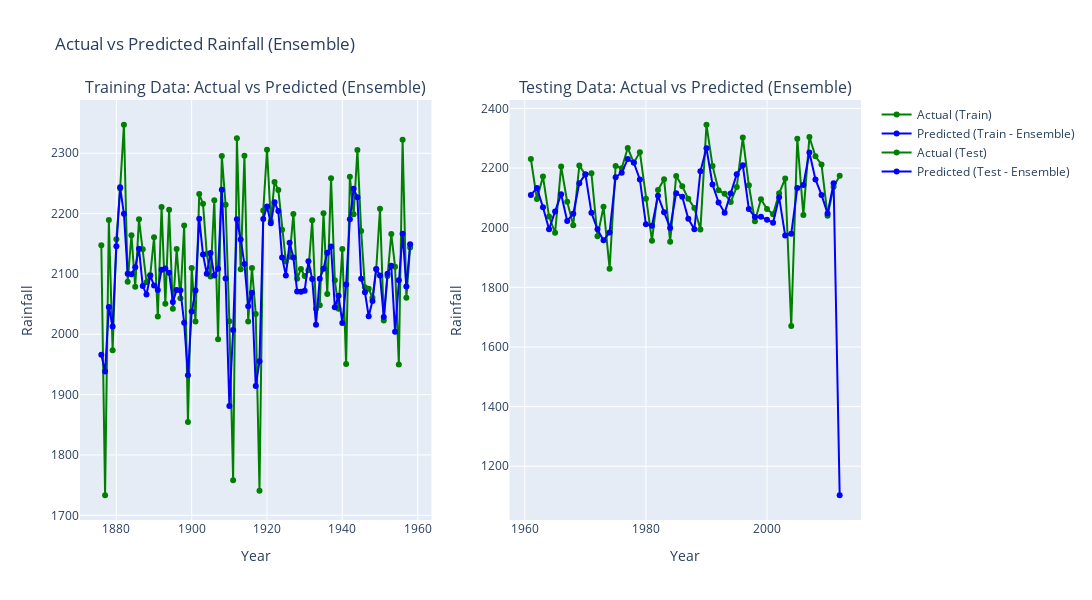

Notebook cell for this chart:
### Code cell
import plotly.graph_objects as go
from plotly.subplots import make_subplots

# Create a range of years for training and testing
train_years = np.arange(1876, 1876 + 83)  # Training data for 83 entries
test_years = np.arange(1961, 1961 + 52)   # Testing data for 52 entries

# Pad the prediction arrays to align their lengths for training (83 entries)
bp1_pred_train = bp1_predictions_train.flatten()[:83] 
bp2_pred_train = bp2_predictions_train.flatten()[:83]
bp3_pred_train = np.concatenate([np.zeros(1), bp3_predictions_train.flatten()])[:83]  # Pad with 1 zero
bp4_pred_train = np.concatenate([np.zeros(2), bp4_predictions_train.flatten()])[:83]  # Pad with 2 zeros
bp5_pred_train = np.concatenate([np.zeros(2), bp5_predictions_train.flatten()])[:83]  # Pad with 2 zeros

# Create the ensemble for training by averaging the predictions
ensemble_train = np.mean([bp1_pred_train, bp2_pred_train], axis=0)

# Store the training predictions and actual values in a DataFrame
df_train = pd.DataFrame({
    'Year': train_years,
    'Actual': bp1_actual_train.flatten()[:83],  # Assuming all models have the same actual values
    'BP1': bp1_pred_train,
    'BP2': bp2_pred_train,
    'BP3': bp3_pred_train,
    'BP4': bp4_pred_train,
    'BP5': bp5_pred_train,
    'Ensemble': ensemble_train
})

# Pad the prediction arrays to align their lengths for testing (52 entries)
bp1_pred_test = bp1_predictions_test.flatten()[:52]
bp2_pred_test = np.concatenate([bp2_predictions_test.flatten(), np.zeros(1)])[:52]  # Pad with 1 zero
bp3_pred_test = np.concatenate([bp3_predictions_test.flatten(), np.zeros(1)])[:52]  # Pad with 1 zero
bp4_pred_test = np.concatenate([bp4_predictions_test.flatten(), np.zeros(1)])[:52]  # Pad with 1 zero
bp5_pred_test = np.concatenate([bp5_predictions_test.flatten(), np.zeros(2)])[:52]  # Pad with 2 zeros

# Create the ensemble for testing by averaging the predictions
ensemble_test = np.mean([bp1_pred_test, bp2_pred_test], axis=0)

# Store the testing predictions and actual values in a DataFrame
df_test = pd.DataFrame({
    'Year': test_years,
    'Actual': bp1_actual_test.flatten()[:52],
    'BP1': bp1_pred_test,
    'BP2': bp2_pred_test,
    'BP3': bp3_pred_test,
    'BP4': bp4_pred_test,
    'BP5': bp5_pred_test,
    'Ensemble': ensemble_test
})

# Function to calculate statistics: Mean, RMSE, Std Dev, CC, PP
def calculate_statistics(actual, predicted):
    mean_act = np.mean(actual)
    mean_pred = np.mean(predicted)
    rmse = np.sqrt(np.mean((predicted - actual) ** 2))
    std_act = np.std(actual)
    std_pred = np.std(predicted)
    cc = np.corrcoef(predicted.values.flatten(), actual.values.flatten())[0, 1]
    pp = 100 * (mean_act - mean_pred) / mean_act
    return mean_act, mean_pred, rmse, std_act, std_pred, cc, pp

# Calculate statistics for training data (ensemble)
mean_act_train, mean_pred_train, rmse_train, std_act_train, std_pred_train, cc_train, pp_train = calculate_statistics(df_train['Actual'], df_train['Ensemble'])

# Calculate statistics for testing data (ensemble)
mean_act_test, mean_pred_test, rmse_test, std_act_test, std_pred_test, cc_test, pp_test = calculate_statistics(df_test['Actual'], df_test['Ensemble'])

# Output statistics for training data
print("Training Data Statistics (Ensemble):")
print(f"Mean Observed: {mean_act_train}")
print(f"Mean Predicted: {mean_pred_train}")
print(f"Root Mean Squared Error (RMSE): {rmse_train}")
print(f"Standard Deviation Observed: {std_act_train}")
print(f"Standard Deviation Predicted: {std_pred_train}")
print(f"Correlation Coefficient (CC): {cc_train}")
print(f"Percentage Bias (PP): {pp_train}%")

# Output statistics for testing data
print("\nTesting Data Statistics (Ensemble):")
print(f"Mean Observed: {mean_act_test}")
print(f"Mean Predicted: {mean_pred_test}")
print(f"Root Mean Squared Error (RMSE): {rmse_test}")
print(f"Standard Deviation Observed: {std_act_test}")
print(f"Standard Deviation Predicted: {std_pred_test}")
print(f"Correlation Coefficient (CC): {cc_test}")
print(f"Percentage Bias (PP): {pp_test}%")

# Plotting Actual vs Predicted for Training (Ensemble)
fig = make_subplots(rows=1, cols=2, subplot_titles=("Training Data: Actual vs Predicted (Ensemble)", "Testing Data: Actual vs Predicted (Ensemble)"))

# Training Data: Actual vs Predicted
fig.add_trace(
    go.Scatter(
        x=df_train['Year'],
        y=df_train['Actual'],
        mode='lines+markers',
        name='Actual (Train)',
        line=dict(color='green')
    ),
    row=1, col=1
)
fig.add_trace(
    go.Scatter(
        x=df_train['Year'],
        y=df_train['Ensemble'],
        mode='lines+markers',
        name='Predicted (Train - Ensemble)',
        line=dict(color='blue')
    ),
    row=1, col=1
)

# Testing Data: Actual vs Predicted
fig.add_trace(
    go.Scatter(
        x=df_test['Year'],
        y=df_test['Actual'],
        mode='lines+markers',
        name='Actual (Test)',
        line=dict(color='green')
    ),
    row=1, col=2
)
fig.add_trace(
    go.Scatter(
        x=df_test['Year'],
        y=df_test['Ensemble'],
        mode='lines+markers',
        name='Predicted (Test - Ensemble)',
        line=dict(color='blue')
    ),
    row=1, col=2
)

# Update layout for titles and axis labels
fig.update_layout(
    height=600, width=1200,
    title_text="Actual vs Predicted Rainfall (Ensemble)",
    showlegend=True
)

fig.update_xaxes(title_text="Year", row=1, col=1)
fig.update_xaxes(title_text="Year", row=1, col=2)
fig.update_yaxes(title_text="Rainfall", row=1, col=1)
fig.update_yaxes(title_text="Rainfall", row=1, col=2)

# Display the figure
fig.show()

### Figure 1 — Plotly figure (JSON) as saved in the notebook; plotly's stock layout.template omitted (floating-point values rounded to 4 significant figures)
{"data": [{"line": {"color": "green"}, "mode": "lines+markers", "name": "Actual (Train)", "type": "scatter", "x": [1876, 1877, 1878, 1879, 1880, 1881, 1882, 1883, 1884, 1885, 1886, 1887, 1888, 1889, 1890, 1891, 1892, 1893, 1894, 1895, 1896, 1897, 1898, 1899, 1900, 1901, 1902, 1903, 1904, 1905, 1906, 1907, 1908, 1909, 1910, 1911, 1912, 1913, 1914, 1915, 1916, 1917, 1918, 1919, 1920, 1921, 1922, 1923, 1924, 1925, 1926, 1927, 1928, 1929, 1930, 1931, 1932, 1933, 1934, 1935, 1936, 1937, 1938, 1939, 1940, 1941, 1942, 1943, 1944, 1945, 1946, 1947, 1948, 1949, 1950, 1951, 1952, 1953, 1954, 1955, 1956, 1957, 1958], "xaxis": "x", "y": [2148.0, 1733.0, 2189.0, 1974.0, 2157.0, 2242.0, 2347.0, 2087.0, 2164.0, 2079.0, 2190.0, 2141.0, 2086.0, 2098.0, 2161.0, 2029.0, 2211.0, 2051.0, 2206.0, 2042.0, 2141.0, 2060.0, 2180.0, 1855.0, 2110.0, 2021.0, 2232.0, 2216.0, 2133.0, 2096.0, 2222.0, 1992.0, 2296.0, 2215.0, 2022.0, 1758.0, 2325.0, 2108.0, 2296.0, 2021.0, 2110.0, 2034.0, 1741.0, 2205.0, 2306.0, 2188.0, 2252.0, 2239.0, 2173.0, 2121.0, 2128.0, 2200.0, 2092.0, 2108.0, 2096.0, 2106.0, 2189.0, 2042.0, 2048.0, 2201.0, 2067.0, 2259.0, 2090.0, 2042.0, 2141.0, 1951.0, 2261.0, 2199.0, 2305.0, 2171.0, 2078.0, 2075.0, 2061.0, 2108.0, 2208.0, 2023.0, 2096.0, 2166.0, 2112.0, 1950.0, 2322.0, 2060.0, 2144.0], "yaxis": "y"}, {"line": {"color": "blue"}, "mode": "lines+markers", "name": "Predicted (Train - Ensemble)", "type": "scatter", "x": [1876, 1877, 1878, 1879, 1880, 1881, 1882, 1883, 1884, 1885, 1886, 1887, 1888, 1889, 1890, 1891, 1892, 1893, 1894, 1895, 1896, 1897, 1898, 1899, 1900, 1901, 1902, 1903, 1904, 1905, 1906, 1907, 1908, 1909, 1910, 1911, 1912, 1913, 1914, 1915, 1916, 1917, 1918, 1919, 1920, 1921, 1922, 1923, 1924, 1925, 1926, 1927, 1928, 1929, 1930, 1931, 1932, 1933, 1934, 1935, 1936, 1937, 1938, 1939, 1940, 1941, 1942, 1943, 1944, 1945, 1946, 1947, 1948, 1949, 1950, 1951, 1952, 1953, 1954, 1955, 1956, 1957, 1958], "xaxis": "x", "y": [1966.0, 1938.0, 2045.0, 2013.0, 2146.0, 2244.0, 2200.0, 2100.0, 2100.0, 2111.0, 2142.0, 2080.0, 2066.0, 2097.0, 2081.0, 2073.0, 2107.0, 2109.0, 2102.0, 2054.0, 2073.0, 2073.0, 2019.0, 1932.0, 2038.0, 2072.0, 2192.0, 2132.0, 2100.0, 2135.0, 2097.0, 2109.0, 2240.0, 2093.0, 1881.0, 2007.0, 2191.0, 2157.0, 2117.0, 2046.0, 2069.0, 1914.0, 1955.0, 2191.0, 2212.0, 2184.0, 2219.0, 2204.0, 2127.0, 2098.0, 2152.0, 2127.0, 2071.0, 2070.0, 2072.0, 2121.0, 2092.0, 2016.0, 2092.0, 2109.0, 2135.0, 2146.0, 2045.0, 2064.0, 2019.0, 2082.0, 2191.0, 2241.0, 2227.0, 2092.0, 2070.0, 2030.0, 2055.0, 2108.0, 2097.0, 2029.0, 2100.0, 2114.0, 2004.0, 2090.0, 2167.0, 2079.0, 2149.0], "yaxis": "y"}, {"line": {"color": "green"}, "mode": "lines+markers", "name": "Actual (Test)", "type": "scatter", "x": [1961, 1962, 1963, 1964, 1965, 1966, 1967, 1968, 1969, 1970, 1971, 1972, 1973, 1974, 1975, 1976, 1977, 1978, 1979, 1980, 1981, 1982, 1983, 1984, 1985, 1986, 1987, 1988, 1989, 1990, 1991, 1992, 1993, 1994, 1995, 1996, 1997, 1998, 1999, 2000, 2001, 2002, 2003, 2004, 2005, 2006, 2007, 2008, 2009, 2010, 2011, 2012], "xaxis": "x2", "y": [2230.0, 2096.0, 2172.0, 2037.0, 1983.0, 2205.0, 2087.0, 2008.0, 2208.0, 2178.0, 2183.0, 1971.0, 2070.0, 1862.0, 2207.0, 2200.0, 2267.0, 2217.0, 2253.0, 2097.0, 1956.0, 2127.0, 2162.0, 1953.0, 2174.0, 2139.0, 2097.0, 2066.0, 1994.0, 2345.0, 2207.0, 2126.0, 2114.0, 2086.0, 2137.0, 2302.0, 2142.0, 2022.0, 2096.0, 2063.0, 2045.0, 2115.0, 2165.0, 1671.0, 2298.0, 2043.0, 2304.0, 2240.0, 2212.0, 2040.0, 2137.0, 2174.0], "yaxis": "y2"}, {"line": {"color": "blue"}, "mode": "lines+markers", "name": "Predicted (Test - Ensemble)", "type": "scatter", "x": [1961, 1962, 1963, 1964, 1965, 1966, 1967, 1968, 1969, 1970, 1971, 1972, 1973, 1974, 1975, 1976, 1977, 1978, 1979, 1980, 1981, 1982, 1983, 1984, 1985, 1986, 1987, 1988, 1989, 1990, 1991, 1992, 1993, 1994, 1995, 1996, 1997, 1998, 1999, 2000, 2001, 2002, 2003, 2004, 2005, 2006, 2007, 2008, 2009, 2010, 2011, 2012], "xaxis": "x2", "y": [2110.0, 2133.0, 2068.0, 1994.0, 2055.0, 2112.0, 2022.0, 2047.0, 2149.0, 2179.0, 2050.0, 1994.0, 1957.0, 1984.0, 2169.0, 2185.0, 2230.0, 2218.0, 2162.0, 2011.0, 2007.0, 2107.0, 2052.0, 1999.0, 2116.0, 2104.0, 2030.0, 1995.0, 2189.0, 2266.0, 2145.0, 2085.0, 2050.0, 2115.0, 2179.0, 2209.0, 2062.0, 2036.0, 2037.0, 2026.0, 2017.0, 2102.0, 1974.0, 1980.0, 2133.0, 2143.0, 2252.0, 2162.0, 2110.0, 2048.0, 2149.0, 1103.0], "yaxis": "y2"}], "layout": {"annotations": [{"font": {"size": 16}, "showarrow": false, "text": "Training Data: Actual vs Predicted (Ensemble)", "x": 0.225, "xanchor": "center", "xref": "paper", "y": 1, "yanchor": "bottom", "yref": "paper"}, {"font": {"size": 16}, "showarrow": false, "text": "Testing Data: Actual vs Predicted (Ensemble)", "x": 0.775, "xanchor": "center", "xref": "paper", "y": 1, "yanchor": "bottom", "yref": "paper"}], "height": 600, "showlegend": true, "title": {"text": "Actual vs Predicted Rainfall (Ensemble)"}, "width": 1200, "xaxis": {"anchor": "y", "autorange": true, "domain": [0, 0.45], "range": [1870.0, 1964.0], "title": {"text": "Year"}, "type": "linear"}, "xaxis2": {"anchor": "y2", "autorange": true, "domain": [0.55, 1], "range": [1958.0, 2015.0], "title": {"text": "Year"}, "type": "linear"}, "yaxis": {"anchor": "x", "autorange": true, "domain": [0, 1], "range": [1692.0, 2388.0], "title": {"text": "Rainfall"}, "type": "linear"}, "yaxis2": {"anchor": "x2", "autorange": true, "domain": [0, 1], "range": [1020.0, 2428.0], "title": {"text": "Rainfall"}, "type": "linear"}}}
